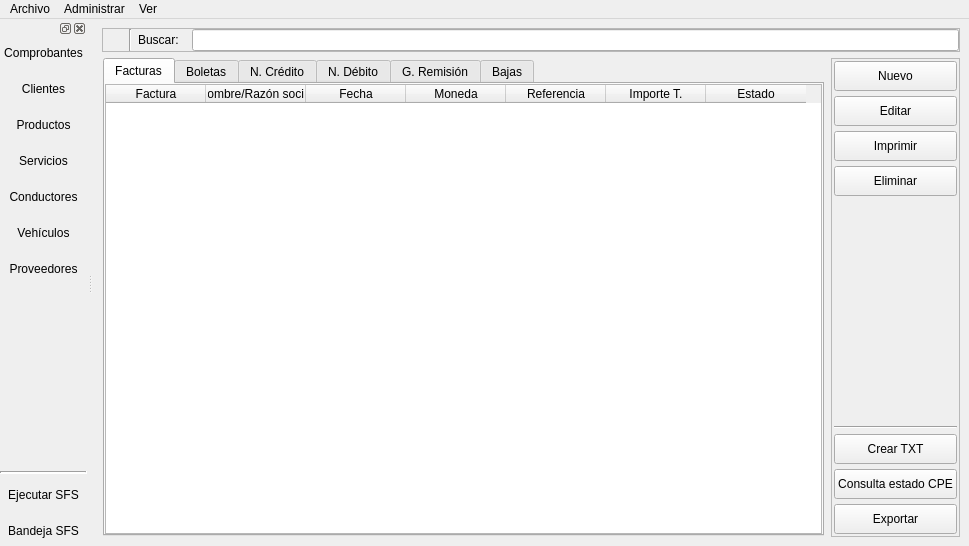
<?xml version="1.0" encoding="UTF-8"?>
<ui version="4.0">
 <class>FacturadorMW</class>
 <widget class="QMainWindow" name="FacturadorMW">
  <property name="geometry">
   <rect>
    <x>0</x>
    <y>0</y>
    <width>969</width>
    <height>546</height>
   </rect>
  </property>
  <property name="windowTitle">
   <string>FacturadorMW</string>
  </property>
  <widget class="QWidget" name="centralwidget">
   <layout class="QVBoxLayout" name="verticalLayout_2">
    <item>
     <widget class="QFrame" name="frame_2">
      <property name="minimumSize">
       <size>
        <width>50</width>
        <height>0</height>
       </size>
      </property>
      <property name="maximumSize">
       <size>
        <width>16777215</width>
        <height>50</height>
       </size>
      </property>
      <property name="frameShape">
       <enum>QFrame::Shape::StyledPanel</enum>
      </property>
      <property name="frameShadow">
       <enum>QFrame::Shadow::Raised</enum>
      </property>
      <layout class="QHBoxLayout" name="horizontalLayout">
       <property name="leftMargin">
        <number>0</number>
       </property>
       <property name="topMargin">
        <number>0</number>
       </property>
       <property name="rightMargin">
        <number>0</number>
       </property>
       <property name="bottomMargin">
        <number>0</number>
       </property>
       <item>
        <widget class="QLabel" name="iconLbl">
         <property name="text">
          <string/>
         </property>
        </widget>
       </item>
       <item>
        <widget class="QLabel" name="messsageLbl">
         <property name="text">
          <string/>
         </property>
        </widget>
       </item>
       <item>
        <widget class="Line" name="line_2">
         <property name="orientation">
          <enum>Qt::Orientation::Vertical</enum>
         </property>
        </widget>
       </item>
       <item>
        <widget class="QLabel" name="label_2">
         <property name="text">
          <string>Buscar:  </string>
         </property>
        </widget>
       </item>
       <item>
        <widget class="QLineEdit" name="buscarTxt">
         <property name="minimumSize">
          <size>
           <width>0</width>
           <height>0</height>
          </size>
         </property>
        </widget>
       </item>
      </layout>
     </widget>
    </item>
    <item>
     <layout class="QHBoxLayout" name="horizontalLayout_2">
      <item>
       <widget class="QStackedWidget" name="principalStc">
        <property name="currentIndex">
         <number>0</number>
        </property>
        <widget class="QWidget" name="comprobantePage">
         <layout class="QVBoxLayout" name="verticalLayout_5">
          <property name="spacing">
           <number>5</number>
          </property>
          <property name="leftMargin">
           <number>1</number>
          </property>
          <property name="topMargin">
           <number>0</number>
          </property>
          <property name="rightMargin">
           <number>1</number>
          </property>
          <property name="bottomMargin">
           <number>1</number>
          </property>
          <item>
           <widget class="QTabWidget" name="comprobanteTab">
            <property name="currentIndex">
             <number>0</number>
            </property>
            <widget class="QWidget" name="facturaTab">
             <attribute name="title">
              <string>Facturas</string>
             </attribute>
             <layout class="QVBoxLayout" name="verticalLayout_6">
              <property name="leftMargin">
               <number>0</number>
              </property>
              <property name="topMargin">
               <number>0</number>
              </property>
              <property name="rightMargin">
               <number>0</number>
              </property>
              <property name="bottomMargin">
               <number>0</number>
              </property>
              <item>
               <widget class="QTableWidget" name="facturaTbw">
                <column>
                 <property name="text">
                  <string>Factura</string>
                 </property>
                </column>
                <column>
                 <property name="text">
                  <string>Nombre/Razón social</string>
                 </property>
                </column>
                <column>
                 <property name="text">
                  <string>Fecha</string>
                 </property>
                </column>
                <column>
                 <property name="text">
                  <string>Moneda</string>
                 </property>
                </column>
                <column>
                 <property name="text">
                  <string>Referencia</string>
                 </property>
                </column>
                <column>
                 <property name="text">
                  <string>Importe T.</string>
                 </property>
                </column>
                <column>
                 <property name="text">
                  <string>Estado</string>
                 </property>
                </column>
               </widget>
              </item>
             </layout>
            </widget>
            <widget class="QWidget" name="boletaTab">
             <attribute name="title">
              <string>Boletas</string>
             </attribute>
             <layout class="QVBoxLayout" name="verticalLayout_7">
              <property name="leftMargin">
               <number>0</number>
              </property>
              <property name="topMargin">
               <number>0</number>
              </property>
              <property name="rightMargin">
               <number>0</number>
              </property>
              <property name="bottomMargin">
               <number>0</number>
              </property>
              <item>
               <widget class="QTableWidget" name="boletaTbw">
                <column>
                 <property name="text">
                  <string>Boleta</string>
                 </property>
                </column>
                <column>
                 <property name="text">
                  <string>Nombre/Razón social</string>
                 </property>
                </column>
                <column>
                 <property name="text">
                  <string>Fecha</string>
                 </property>
                </column>
                <column>
                 <property name="text">
                  <string>Moneda</string>
                 </property>
                </column>
                <column>
                 <property name="text">
                  <string>Referencia</string>
                 </property>
                </column>
                <column>
                 <property name="text">
                  <string>Importe T.</string>
                 </property>
                </column>
                <column>
                 <property name="text">
                  <string>Estado</string>
                 </property>
                </column>
               </widget>
              </item>
             </layout>
            </widget>
            <widget class="QWidget" name="ncreditoTab">
             <attribute name="title">
              <string>N. Crédito</string>
             </attribute>
             <layout class="QVBoxLayout" name="verticalLayout_8">
              <property name="leftMargin">
               <number>0</number>
              </property>
              <property name="topMargin">
               <number>0</number>
              </property>
              <property name="rightMargin">
               <number>0</number>
              </property>
              <property name="bottomMargin">
               <number>0</number>
              </property>
              <item>
               <widget class="QTableWidget" name="n_creditoTbw">
                <column>
                 <property name="text">
                  <string>Nota crédito</string>
                 </property>
                </column>
                <column>
                 <property name="text">
                  <string>Nombre/Razón social</string>
                 </property>
                </column>
                <column>
                 <property name="text">
                  <string>Fecha</string>
                 </property>
                </column>
                <column>
                 <property name="text">
                  <string>Comprobante</string>
                 </property>
                </column>
                <column>
                 <property name="text">
                  <string>Motivo</string>
                 </property>
                </column>
                <column>
                 <property name="text">
                  <string>Referencia</string>
                 </property>
                </column>
                <column>
                 <property name="text">
                  <string>Estado</string>
                 </property>
                </column>
               </widget>
              </item>
             </layout>
            </widget>
            <widget class="QWidget" name="debitoTab">
             <attribute name="title">
              <string>N. Débito</string>
             </attribute>
             <layout class="QVBoxLayout" name="verticalLayout_9">
              <property name="leftMargin">
               <number>0</number>
              </property>
              <property name="topMargin">
               <number>0</number>
              </property>
              <property name="rightMargin">
               <number>0</number>
              </property>
              <property name="bottomMargin">
               <number>0</number>
              </property>
              <item>
               <widget class="QTableWidget" name="n_debitoTbw">
                <column>
                 <property name="text">
                  <string>Nota débito</string>
                 </property>
                </column>
                <column>
                 <property name="text">
                  <string>Nombre/Razón social</string>
                 </property>
                </column>
                <column>
                 <property name="text">
                  <string>Fecha</string>
                 </property>
                </column>
                <column>
                 <property name="text">
                  <string>Comprobante</string>
                 </property>
                </column>
                <column>
                 <property name="text">
                  <string>Motivo</string>
                 </property>
                </column>
                <column>
                 <property name="text">
                  <string>Referencia</string>
                 </property>
                </column>
                <column>
                 <property name="text">
                  <string>Estado</string>
                 </property>
                </column>
               </widget>
              </item>
             </layout>
            </widget>
            <widget class="QWidget" name="remisionTab">
             <attribute name="title">
              <string>G. Remisión</string>
             </attribute>
             <layout class="QVBoxLayout" name="verticalLayout_10">
              <property name="leftMargin">
               <number>0</number>
              </property>
              <property name="topMargin">
               <number>0</number>
              </property>
              <property name="rightMargin">
               <number>0</number>
              </property>
              <property name="bottomMargin">
               <number>0</number>
              </property>
              <item>
               <widget class="QTableWidget" name="remisionTbw">
                <column>
                 <property name="text">
                  <string>G. Remisión</string>
                 </property>
                </column>
                <column>
                 <property name="text">
                  <string>Destinatario</string>
                 </property>
                </column>
                <column>
                 <property name="text">
                  <string>Fecha</string>
                 </property>
                </column>
                <column>
                 <property name="text">
                  <string>Motivo</string>
                 </property>
                </column>
                <column>
                 <property name="text">
                  <string>Referencia</string>
                 </property>
                </column>
                <column>
                 <property name="text">
                  <string>Estado</string>
                 </property>
                </column>
               </widget>
              </item>
             </layout>
            </widget>
            <widget class="QWidget" name="bajasTab">
             <attribute name="title">
              <string>Bajas</string>
             </attribute>
             <layout class="QVBoxLayout" name="verticalLayout_11">
              <property name="leftMargin">
               <number>0</number>
              </property>
              <property name="topMargin">
               <number>0</number>
              </property>
              <property name="rightMargin">
               <number>0</number>
              </property>
              <property name="bottomMargin">
               <number>0</number>
              </property>
              <item>
               <widget class="QTableWidget" name="bajasTbw">
                <column>
                 <property name="text">
                  <string>Tipo comprobante</string>
                 </property>
                </column>
                <column>
                 <property name="text">
                  <string>Comprobante</string>
                 </property>
                </column>
                <column>
                 <property name="text">
                  <string>Fecha</string>
                 </property>
                </column>
                <column>
                 <property name="text">
                  <string>Baja</string>
                 </property>
                </column>
                <column>
                 <property name="text">
                  <string>Motivo</string>
                 </property>
                </column>
               </widget>
              </item>
             </layout>
            </widget>
           </widget>
          </item>
         </layout>
        </widget>
        <widget class="QWidget" name="clientesPage">
         <layout class="QVBoxLayout" name="verticalLayout_12">
          <property name="leftMargin">
           <number>0</number>
          </property>
          <property name="topMargin">
           <number>0</number>
          </property>
          <property name="rightMargin">
           <number>0</number>
          </property>
          <property name="bottomMargin">
           <number>0</number>
          </property>
          <item>
           <widget class="QTableWidget" name="clientesTbw">
            <column>
             <property name="text">
              <string>Tipo doc.</string>
             </property>
            </column>
            <column>
             <property name="text">
              <string>Nro. doc.</string>
             </property>
            </column>
            <column>
             <property name="text">
              <string>Nombre/Razón social</string>
             </property>
            </column>
            <column>
             <property name="text">
              <string>Dirección</string>
             </property>
            </column>
           </widget>
          </item>
         </layout>
        </widget>
        <widget class="QWidget" name="productosPage">
         <layout class="QVBoxLayout" name="verticalLayout_13">
          <property name="leftMargin">
           <number>0</number>
          </property>
          <property name="topMargin">
           <number>0</number>
          </property>
          <property name="rightMargin">
           <number>0</number>
          </property>
          <property name="bottomMargin">
           <number>0</number>
          </property>
          <item>
           <widget class="QTableWidget" name="productosTbw">
            <column>
             <property name="text">
              <string>Código</string>
             </property>
            </column>
            <column>
             <property name="text">
              <string>Descripción</string>
             </property>
            </column>
            <column>
             <property name="text">
              <string>Tipo unidad</string>
             </property>
            </column>
            <column>
             <property name="text">
              <string>Precio 1</string>
             </property>
            </column>
            <column>
             <property name="text">
              <string>Precio 2</string>
             </property>
            </column>
            <column>
             <property name="text">
              <string>Estado</string>
             </property>
            </column>
           </widget>
          </item>
         </layout>
        </widget>
        <widget class="QWidget" name="serviciosPage">
         <layout class="QVBoxLayout" name="verticalLayout_14">
          <property name="leftMargin">
           <number>0</number>
          </property>
          <property name="topMargin">
           <number>0</number>
          </property>
          <property name="rightMargin">
           <number>0</number>
          </property>
          <property name="bottomMargin">
           <number>0</number>
          </property>
          <item>
           <widget class="QTableWidget" name="serviciosTbw">
            <column>
             <property name="text">
              <string>Código</string>
             </property>
            </column>
            <column>
             <property name="text">
              <string>Descripción</string>
             </property>
            </column>
            <column>
             <property name="text">
              <string>Tipo unidad</string>
             </property>
            </column>
            <column>
             <property name="text">
              <string>Precio 1</string>
             </property>
            </column>
            <column>
             <property name="text">
              <string>Precio 2</string>
             </property>
            </column>
            <column>
             <property name="text">
              <string>Estado</string>
             </property>
            </column>
           </widget>
          </item>
         </layout>
        </widget>
        <widget class="QWidget" name="conductoresPage">
         <layout class="QVBoxLayout" name="verticalLayout_15">
          <property name="leftMargin">
           <number>0</number>
          </property>
          <property name="topMargin">
           <number>0</number>
          </property>
          <property name="rightMargin">
           <number>0</number>
          </property>
          <property name="bottomMargin">
           <number>0</number>
          </property>
          <item>
           <widget class="QTableWidget" name="conductoresTbw">
            <column>
             <property name="text">
              <string>Tipo doc.</string>
             </property>
            </column>
            <column>
             <property name="text">
              <string>Nro. Doc.</string>
             </property>
            </column>
            <column>
             <property name="text">
              <string>Nombres</string>
             </property>
            </column>
            <column>
             <property name="text">
              <string>Licencia</string>
             </property>
            </column>
            <column>
             <property name="text">
              <string>Estado</string>
             </property>
            </column>
           </widget>
          </item>
         </layout>
        </widget>
        <widget class="QWidget" name="vehiculosPage">
         <layout class="QVBoxLayout" name="verticalLayout_16">
          <property name="leftMargin">
           <number>0</number>
          </property>
          <property name="topMargin">
           <number>0</number>
          </property>
          <property name="rightMargin">
           <number>0</number>
          </property>
          <property name="bottomMargin">
           <number>0</number>
          </property>
          <item>
           <widget class="QTableWidget" name="vehiculosTbw">
            <column>
             <property name="text">
              <string>Marca</string>
             </property>
            </column>
            <column>
             <property name="text">
              <string>Modelo</string>
             </property>
            </column>
            <column>
             <property name="text">
              <string>Placa</string>
             </property>
            </column>
            <column>
             <property name="text">
              <string>Estado</string>
             </property>
            </column>
           </widget>
          </item>
         </layout>
        </widget>
        <widget class="QWidget" name="proveedorPage">
         <layout class="QVBoxLayout" name="verticalLayout_17">
          <property name="leftMargin">
           <number>0</number>
          </property>
          <property name="topMargin">
           <number>0</number>
          </property>
          <property name="rightMargin">
           <number>0</number>
          </property>
          <property name="bottomMargin">
           <number>0</number>
          </property>
          <item>
           <widget class="QTableWidget" name="proveedorTbw">
            <column>
             <property name="text">
              <string>Tipo doc.</string>
             </property>
            </column>
            <column>
             <property name="text">
              <string>Nro. Doc</string>
             </property>
            </column>
            <column>
             <property name="text">
              <string>Nombre/Razón social</string>
             </property>
            </column>
            <column>
             <property name="text">
              <string>Dirección</string>
             </property>
            </column>
           </widget>
          </item>
         </layout>
        </widget>
       </widget>
      </item>
      <item>
       <widget class="QFrame" name="rightPanel">
        <property name="frameShape">
         <enum>QFrame::Shape::StyledPanel</enum>
        </property>
        <property name="frameShadow">
         <enum>QFrame::Shadow::Raised</enum>
        </property>
        <layout class="QVBoxLayout" name="verticalLayout_3">
         <property name="spacing">
          <number>5</number>
         </property>
         <property name="leftMargin">
          <number>2</number>
         </property>
         <property name="topMargin">
          <number>2</number>
         </property>
         <property name="rightMargin">
          <number>2</number>
         </property>
         <property name="bottomMargin">
          <number>2</number>
         </property>
         <item>
          <widget class="QPushButton" name="nuevoPb">
           <property name="minimumSize">
            <size>
             <width>0</width>
             <height>30</height>
            </size>
           </property>
           <property name="text">
            <string>Nuevo</string>
           </property>
          </widget>
         </item>
         <item>
          <widget class="QPushButton" name="editarPb">
           <property name="minimumSize">
            <size>
             <width>0</width>
             <height>30</height>
            </size>
           </property>
           <property name="text">
            <string>Editar</string>
           </property>
          </widget>
         </item>
         <item>
          <widget class="QPushButton" name="imprimePb">
           <property name="minimumSize">
            <size>
             <width>0</width>
             <height>30</height>
            </size>
           </property>
           <property name="text">
            <string>Imprimir</string>
           </property>
          </widget>
         </item>
         <item>
          <widget class="QPushButton" name="eliminaPb">
           <property name="minimumSize">
            <size>
             <width>0</width>
             <height>30</height>
            </size>
           </property>
           <property name="text">
            <string>Eliminar</string>
           </property>
          </widget>
         </item>
         <item>
          <spacer name="verticalSpacer_2">
           <property name="orientation">
            <enum>Qt::Orientation::Vertical</enum>
           </property>
           <property name="sizeHint" stdset="0">
            <size>
             <width>20</width>
             <height>40</height>
            </size>
           </property>
          </spacer>
         </item>
         <item>
          <widget class="Line" name="line_3">
           <property name="orientation">
            <enum>Qt::Orientation::Horizontal</enum>
           </property>
          </widget>
         </item>
         <item>
          <widget class="QPushButton" name="crearPb">
           <property name="minimumSize">
            <size>
             <width>0</width>
             <height>30</height>
            </size>
           </property>
           <property name="text">
            <string>Crear TXT</string>
           </property>
           <property name="checkable">
            <bool>false</bool>
           </property>
           <property name="checked">
            <bool>false</bool>
           </property>
          </widget>
         </item>
         <item>
          <widget class="QPushButton" name="consultaPb">
           <property name="minimumSize">
            <size>
             <width>0</width>
             <height>30</height>
            </size>
           </property>
           <property name="text">
            <string>Consulta estado CPE</string>
           </property>
          </widget>
         </item>
         <item>
          <widget class="QPushButton" name="exportaPb">
           <property name="minimumSize">
            <size>
             <width>0</width>
             <height>30</height>
            </size>
           </property>
           <property name="text">
            <string>Exportar</string>
           </property>
          </widget>
         </item>
        </layout>
       </widget>
      </item>
     </layout>
    </item>
   </layout>
  </widget>
  <widget class="QMenuBar" name="menubar">
   <property name="geometry">
    <rect>
     <x>0</x>
     <y>0</y>
     <width>969</width>
     <height>21</height>
    </rect>
   </property>
   <widget class="QMenu" name="archivoMnu">
    <property name="title">
     <string>Archivo</string>
    </property>
    <addaction name="archivoAct"/>
    <addaction name="ejecutaAct"/>
    <addaction name="bandejaAct"/>
    <addaction name="configuraAct"/>
    <addaction name="cerrarAct"/>
    <addaction name="salirAct"/>
   </widget>
   <widget class="QMenu" name="administraMnu">
    <property name="title">
     <string>Administrar</string>
    </property>
    <addaction name="comprobanteAct"/>
    <addaction name="clienteAct"/>
    <addaction name="productoAct"/>
    <addaction name="servicioAct"/>
    <addaction name="conductorAct"/>
    <addaction name="vehiculoAct"/>
    <addaction name="proveedorAct"/>
    <addaction name="separator"/>
    <addaction name="UsuarioAct"/>
   </widget>
   <widget class="QMenu" name="menuVer">
    <property name="title">
     <string>Ver</string>
    </property>
    <addaction name="showAct"/>
   </widget>
   <addaction name="archivoMnu"/>
   <addaction name="administraMnu"/>
   <addaction name="menuVer"/>
  </widget>
  <widget class="QDockWidget" name="leftOptionsDw">
   <attribute name="dockWidgetArea">
    <number>1</number>
   </attribute>
   <widget class="QWidget" name="dockWidgetContents_2">
    <layout class="QVBoxLayout" name="verticalLayout">
     <property name="leftMargin">
      <number>0</number>
     </property>
     <property name="topMargin">
      <number>0</number>
     </property>
     <property name="rightMargin">
      <number>0</number>
     </property>
     <property name="bottomMargin">
      <number>0</number>
     </property>
     <item>
      <widget class="QPushButton" name="comprobantePb">
       <property name="minimumSize">
        <size>
         <width>0</width>
         <height>30</height>
        </size>
       </property>
       <property name="text">
        <string>Comprobantes</string>
       </property>
       <property name="icon">
        <iconset resource="rsc.qrc">
         <normaloff>:/img/iconos/comprobantes.png</normaloff>:/img/iconos/comprobantes.png</iconset>
       </property>
       <property name="default">
        <bool>false</bool>
       </property>
       <property name="flat">
        <bool>true</bool>
       </property>
      </widget>
     </item>
     <item>
      <widget class="QPushButton" name="clientesPb">
       <property name="minimumSize">
        <size>
         <width>0</width>
         <height>30</height>
        </size>
       </property>
       <property name="layoutDirection">
        <enum>Qt::LayoutDirection::LeftToRight</enum>
       </property>
       <property name="text">
        <string>Clientes</string>
       </property>
       <property name="icon">
        <iconset resource="rsc.qrc">
         <normaloff>:/img/iconos/clientes.png</normaloff>:/img/iconos/clientes.png</iconset>
       </property>
       <property name="flat">
        <bool>true</bool>
       </property>
      </widget>
     </item>
     <item>
      <widget class="QPushButton" name="productosPb">
       <property name="minimumSize">
        <size>
         <width>0</width>
         <height>30</height>
        </size>
       </property>
       <property name="text">
        <string>Productos</string>
       </property>
       <property name="icon">
        <iconset resource="rsc.qrc">
         <normaloff>:/img/iconos/productos.png</normaloff>:/img/iconos/productos.png</iconset>
       </property>
       <property name="flat">
        <bool>true</bool>
       </property>
      </widget>
     </item>
     <item>
      <widget class="QPushButton" name="serviciosPb">
       <property name="minimumSize">
        <size>
         <width>0</width>
         <height>30</height>
        </size>
       </property>
       <property name="text">
        <string>Servicios</string>
       </property>
       <property name="icon">
        <iconset resource="rsc.qrc">
         <normaloff>:/img/iconos/servicios.png</normaloff>:/img/iconos/servicios.png</iconset>
       </property>
       <property name="flat">
        <bool>true</bool>
       </property>
      </widget>
     </item>
     <item>
      <widget class="QPushButton" name="conductoresPb">
       <property name="minimumSize">
        <size>
         <width>0</width>
         <height>30</height>
        </size>
       </property>
       <property name="text">
        <string>Conductores</string>
       </property>
       <property name="icon">
        <iconset resource="rsc.qrc">
         <normaloff>:/img/iconos/conductores.png</normaloff>:/img/iconos/conductores.png</iconset>
       </property>
       <property name="flat">
        <bool>true</bool>
       </property>
      </widget>
     </item>
     <item>
      <widget class="QPushButton" name="vehiculosPb">
       <property name="minimumSize">
        <size>
         <width>0</width>
         <height>30</height>
        </size>
       </property>
       <property name="text">
        <string>Vehículos</string>
       </property>
       <property name="icon">
        <iconset resource="rsc.qrc">
         <normaloff>:/img/iconos/vehiculos.png</normaloff>:/img/iconos/vehiculos.png</iconset>
       </property>
       <property name="flat">
        <bool>true</bool>
       </property>
      </widget>
     </item>
     <item>
      <widget class="QPushButton" name="proveedorPb">
       <property name="minimumSize">
        <size>
         <width>0</width>
         <height>30</height>
        </size>
       </property>
       <property name="text">
        <string>Proveedores</string>
       </property>
       <property name="icon">
        <iconset resource="rsc.qrc">
         <normaloff>:/img/iconos/proveedores.png</normaloff>:/img/iconos/proveedores.png</iconset>
       </property>
       <property name="flat">
        <bool>true</bool>
       </property>
      </widget>
     </item>
     <item>
      <spacer name="verticalSpacer">
       <property name="orientation">
        <enum>Qt::Orientation::Vertical</enum>
       </property>
       <property name="sizeHint" stdset="0">
        <size>
         <width>20</width>
         <height>40</height>
        </size>
       </property>
      </spacer>
     </item>
     <item>
      <widget class="Line" name="line">
       <property name="lineWidth">
        <number>2</number>
       </property>
       <property name="orientation">
        <enum>Qt::Orientation::Horizontal</enum>
       </property>
      </widget>
     </item>
     <item>
      <widget class="QPushButton" name="ejecutaPb">
       <property name="minimumSize">
        <size>
         <width>0</width>
         <height>30</height>
        </size>
       </property>
       <property name="text">
        <string>Ejecutar SFS</string>
       </property>
       <property name="icon">
        <iconset resource="rsc.qrc">
         <normaloff>:/img/iconos/ejecutarSFS.png</normaloff>:/img/iconos/ejecutarSFS.png</iconset>
       </property>
       <property name="flat">
        <bool>true</bool>
       </property>
      </widget>
     </item>
     <item>
      <widget class="QPushButton" name="bandejaPb">
       <property name="minimumSize">
        <size>
         <width>0</width>
         <height>30</height>
        </size>
       </property>
       <property name="text">
        <string>Bandeja SFS</string>
       </property>
       <property name="icon">
        <iconset resource="rsc.qrc">
         <normaloff>:/img/iconos/abrirBandejaSFS.png</normaloff>:/img/iconos/abrirBandejaSFS.png</iconset>
       </property>
       <property name="flat">
        <bool>true</bool>
       </property>
      </widget>
     </item>
    </layout>
   </widget>
  </widget>
  <action name="archivoAct">
   <property name="icon">
    <iconset resource="rsc.qrc">
     <normaloff>:/img/iconos/inicio.png</normaloff>:/img/iconos/inicio.png</iconset>
   </property>
   <property name="text">
    <string>Inicio</string>
   </property>
  </action>
  <action name="ejecutaAct">
   <property name="icon">
    <iconset resource="rsc.qrc">
     <normaloff>:/img/iconos/ejecutarSFS.png</normaloff>:/img/iconos/ejecutarSFS.png</iconset>
   </property>
   <property name="text">
    <string>Ejecutar SFS</string>
   </property>
  </action>
  <action name="bandejaAct">
   <property name="icon">
    <iconset resource="rsc.qrc">
     <normaloff>:/img/iconos/abrirBandejaSFS.png</normaloff>:/img/iconos/abrirBandejaSFS.png</iconset>
   </property>
   <property name="text">
    <string>Bandeja SFS</string>
   </property>
  </action>
  <action name="configuraAct">
   <property name="icon">
    <iconset resource="rsc.qrc">
     <normaloff>:/img/iconos/configurar.png</normaloff>:/img/iconos/configurar.png</iconset>
   </property>
   <property name="text">
    <string>Configurar</string>
   </property>
  </action>
  <action name="cerrarAct">
   <property name="icon">
    <iconset resource="rsc.qrc">
     <normaloff>:/img/iconos/cerrar_sesion.png</normaloff>:/img/iconos/cerrar_sesion.png</iconset>
   </property>
   <property name="text">
    <string>Cerrar sesión</string>
   </property>
  </action>
  <action name="salirAct">
   <property name="icon">
    <iconset resource="rsc.qrc">
     <normaloff>:/img/iconos/salir.png</normaloff>:/img/iconos/salir.png</iconset>
   </property>
   <property name="text">
    <string>Salir</string>
   </property>
  </action>
  <action name="comprobanteAct">
   <property name="icon">
    <iconset resource="rsc.qrc">
     <normaloff>:/img/iconos/comprobantes.png</normaloff>:/img/iconos/comprobantes.png</iconset>
   </property>
   <property name="text">
    <string>Comprobantes</string>
   </property>
  </action>
  <action name="clienteAct">
   <property name="icon">
    <iconset resource="rsc.qrc">
     <normaloff>:/img/iconos/clientes.png</normaloff>:/img/iconos/clientes.png</iconset>
   </property>
   <property name="text">
    <string>Clientes</string>
   </property>
  </action>
  <action name="productoAct">
   <property name="icon">
    <iconset resource="rsc.qrc">
     <normaloff>:/img/iconos/productos.png</normaloff>:/img/iconos/productos.png</iconset>
   </property>
   <property name="text">
    <string>Productos</string>
   </property>
  </action>
  <action name="servicioAct">
   <property name="icon">
    <iconset resource="rsc.qrc">
     <normaloff>:/img/iconos/servicios.png</normaloff>:/img/iconos/servicios.png</iconset>
   </property>
   <property name="text">
    <string>Servicios</string>
   </property>
  </action>
  <action name="conductorAct">
   <property name="icon">
    <iconset resource="rsc.qrc">
     <normaloff>:/img/iconos/conductores.png</normaloff>:/img/iconos/conductores.png</iconset>
   </property>
   <property name="text">
    <string>Conductores</string>
   </property>
  </action>
  <action name="vehiculoAct">
   <property name="icon">
    <iconset resource="rsc.qrc">
     <normaloff>:/img/iconos/vehiculos.png</normaloff>:/img/iconos/vehiculos.png</iconset>
   </property>
   <property name="text">
    <string>Vehículos</string>
   </property>
  </action>
  <action name="proveedorAct">
   <property name="icon">
    <iconset resource="rsc.qrc">
     <normaloff>:/img/iconos/proveedores.png</normaloff>:/img/iconos/proveedores.png</iconset>
   </property>
   <property name="text">
    <string>Proveedores</string>
   </property>
  </action>
  <action name="UsuarioAct">
   <property name="icon">
    <iconset resource="rsc.qrc">
     <normaloff>:/img/iconos/usuarios.png</normaloff>:/img/iconos/usuarios.png</iconset>
   </property>
   <property name="text">
    <string>Usuarios</string>
   </property>
  </action>
  <action name="showAct">
   <property name="text">
    <string>Mostrar / ocultar panel de opciones</string>
   </property>
  </action>
 </widget>
 <resources>
  <include location="rsc.qrc"/>
 </resources>
 <connections/>
</ui>
